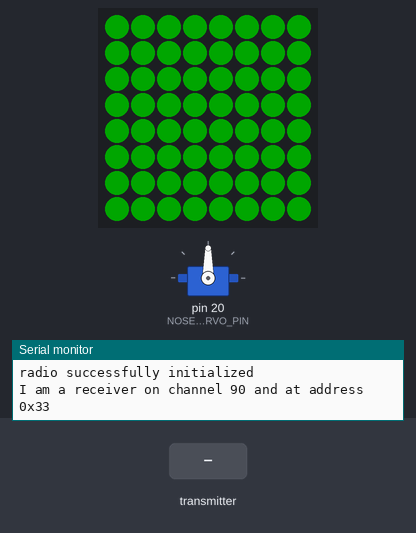
This sketch was run on a simulated Arduino Mega 2560, built with avr-gcc and run on an emulated ATmega2560. Shown: servo, 8×8 RGB LED matrix (first LED top left, wired row by row), the last lines printed to the serial monitor. Inputs (shaded band) come from the test bench. Dim RGB values are drawn brighter than linear; no radio packets arrive unless stated.

Above: at 0.1 s.
1.8 s: the transmitter starts sending stateNumber = 1
At 2.3 s:
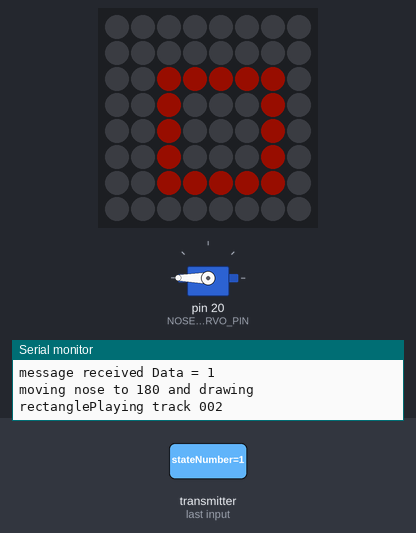
Timing chart, 0 to 4.8 s (numbered marks = the images above; inputs shaded):
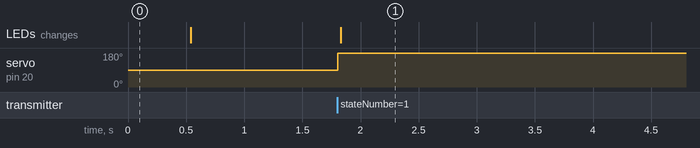

Measured:
- after the input at 1.8 s, servo on pin 20 (NOSE_SERVO_PIN): 90° → 180° at once; the LEDs: change at once (image 1)

The sketch:

rf24PerformingRobotsTemplate_2025.ino
```cpp
/*
   Using the nRF24L01 radio module to communicate
   between two Arduinos with much increased reliability following
   various tutorials, conversations, and studying the nRF24L01 datasheet
   and the library reference.

   Transmitter is
   https://github.com/michaelshiloh/resourcesForClasses/tree/master/kicad/Arduino_Shield_RC_Controller

  Receiver is
  https://github.com/michaelshiloh/resourcesForClasses/blob/master/kicad/nRF_servo_Mega

   This file contains code for both transmitter and receiver.
   Transmitter at the top, receiver at the bottom.
   One of them is commented out, so you need to comment in or out
   the correct section. You don't need to make changes to this
   part of the code, just to comment in or out depending on
   whether you are programming your transmitter or receiver

   You need to set the correct address for your robot.

   Search for the phrase CHANGEHERE to see where to
   comment or uncomment or make changes.

   These sketches require the RF24 library by TMRh20
   Documentation here: https://nrf24.github.io/RF24/index.html

   change log

   11 Oct 2023 - ms - initial entry based on
                  rf24PerformingRobotsTemplate
   26 Oct 2023 - ms - revised for new board: nRF_Servo_Mega rev 2
   28 Oct 2023 - ms - add demo of NeoMatrix, servo, and Music Maker Shield
	 20 Nov 2023 - as - fixed the bug which allowed counting beyond the limits
   22 Nov 2023 - ms - display radio custom address byte and channel
   12 Nov 2024 - ms - changed names for channel and address allocation for Fall 2024
   31 Oct 2025 - ms - changed names for channel and address allocation for Fall 2024
                    - listed pin numbers for servo/NeoPixel connections
                      https://github.com/michaelshiloh/resourcesForClasses/blob/master/kicad/nRF_servo_Mega
                      https://github.com/michaelshiloh/resourcesForClasses/blob/master/kicad/nRFControlPanel
   16 Nov 2025 - ms - Check correct pin numbers depending on transmitter or receiver
                    - Example of gradual servo motor movement
*/


// Common code
//

// Common pin usage
// Note there are additional pins unique to transmitter or receiver
//

// nRF24L01 uses SPI which is fixed
// on pins 11, 12, and 13 on the Uno
// and on pins 50, 51, and 52 on the Mega

// It also requires two other signals
// (CE = Chip Enable, CSN = Chip Select Not)
// Which can be any pins:

// CHANGEHERE
// For the transmitter
// const int NRF_CE_PIN = A4, NRF_CSN_PIN = A5;

// CHANGEHERE
// for the receiver
const int NRF_CE_PIN = 46, NRF_CSN_PIN = 48;

// nRF 24L01 pin   name
//          1      GND
//          2      3.3V
//          3      CE
//          4      CSN
//          5      SCLK
//          6      MOSI/COPI
//          7      MISO/CIPO

#include <SPI.h>
#include <nRF24L01.h>
#include <RF24.h>
RF24 radio(NRF_CE_PIN, NRF_CSN_PIN);  // CE, CSN

//#include <printf.h>  // for debugging

// See note in rf24Handshaking about address selection
//

// Channel and address allocation:
// Torico and Sarah: Channel 30, addr = 0x76
// Sudiksha and Aysha: Channel 40, addr = 0x73
// Mariam and Joy:  Channel 50, addr = 0x7C
// Ghadir and Mustafa: Channel 60, addr = 0xC6
// Clara and Jiho:  Channel 70, addr = 0xC3
// Victor and Meera: Channel 80, addr = 0xCC
// Ali and Hari: Channel 90, addr = 0x33

// CHANGEHERE
const int CUSTOM_CHANNEL_NUMBER = 90;   // change as per the above assignment
const byte CUSTOM_ADDRESS_BYTE = 0x33;  // change as per the above assignment

// Do not make changes here
const byte xmtrAddress[] = { CUSTOM_ADDRESS_BYTE, CUSTOM_ADDRESS_BYTE, 0xC7, 0xE6, 0xCC };
const byte rcvrAddress[] = { CUSTOM_ADDRESS_BYTE, CUSTOM_ADDRESS_BYTE, 0xC7, 0xE6, 0x66 };

const int RF24_POWER_LEVEL = RF24_PA_LOW;

// global variables
uint8_t pipeNum;
unsigned int totalTransmitFailures = 0;

struct DataStruct {
  uint8_t stateNumber;
};
DataStruct data;

void setupRF24Common() {

  // RF24 setup
  if (!radio.begin()) {
    Serial.println(F("radio  initialization failed"));
    while (1)
      ;
  } else {
    Serial.println(F("radio successfully initialized"));
  }

  radio.setDataRate(RF24_250KBPS);
  radio.setChannel(CUSTOM_CHANNEL_NUMBER);
  radio.setPALevel(RF24_POWER_LEVEL);
}

// CHANGEHERE
/*
// Transmitter code

// Transmitter pin usage
const int LCD_RS_PIN = 3, LCD_EN_PIN = 2, LCD_D4_PIN = 4, LCD_D5_PIN = 5, LCD_D6_PIN = 6, LCD_D7_PIN = 7;
const int SW1_PIN = 8, SW2_PIN = 9, SW3_PIN = 10, SW4_PIN = A3, SW5_PIN = A2;

// LCD library code
#include <LiquidCrystal.h>

// initialize the library with the relevant pins
LiquidCrystal lcd(LCD_RS_PIN, LCD_EN_PIN, LCD_D4_PIN, LCD_D5_PIN, LCD_D6_PIN, LCD_D7_PIN);


const int NUM_OF_STATES = 6;
char* theStates[] = { "0 robot wakes",
                      "1 robot hello",
                      "2 robot explains",
                      "3 robot pleads",
                      "4 robot weeps",
                      "5 robot goodbye" };

void updateLCD() {

  lcd.clear();
  lcd.print(theStates[data.stateNumber]);
  lcd.setCursor(0, 1);  // column, line (from 0)
  lcd.print("not transmitted yet");
}

void countDown() {
  data.stateNumber = (data.stateNumber > 0) ? (data.stateNumber - 1) : 0;
  updateLCD();
}

void countUp() {
  if (++data.stateNumber >= NUM_OF_STATES) {
    data.stateNumber = NUM_OF_STATES - 1;
  }
  updateLCD();
}


void spare1() {}
void spare2() {}

void rf24SendData() {

  radio.stopListening();  // go into transmit mode
  // The write() function will block
  // until the message is successfully acknowledged by the receiver
  // or the timeout/retransmit maxima are reached.
  // Returns 1 if write succeeds
  // Returns 0 if errors occurred (timeout or FAILURE_HANDLING fails)
  int retval = radio.write(&data, sizeof(data));

  lcd.clear();
  lcd.setCursor(0, 0);  // column, line (from 0)
  lcd.print("transmitting");
  lcd.setCursor(14, 0);  // column, line (from 0)
  lcd.print(data.stateNumber);

  Serial.print(F(" ... "));
  if (retval) {
    Serial.println(F("success"));
    lcd.setCursor(0, 1);  // column, line (from 0)
    lcd.print("success");
  } else {
    totalTransmitFailures++;
    Serial.print(F("failure, total failures = "));
    Serial.println(totalTransmitFailures);

    lcd.setCursor(0, 1);  // column, line (from 0)
    lcd.print("error, total=");
    lcd.setCursor(13, 1);  // column, line (from 0)
    lcd.print(totalTransmitFailures);
  }
}

class Button {
  int pinNumber;
  bool previousState;
  void (*buttonFunction)();
public:

  // Constructor
  Button(int pn, void* bf) {
    pinNumber = pn;
    buttonFunction = bf;
    previousState = 1;
  }

  // update the button
  void update() {
    bool currentState = digitalRead(pinNumber);
    if (currentState == LOW && previousState == HIGH) {
      Serial.print("button on pin ");
      Serial.print(pinNumber);
      Serial.println();
      buttonFunction();
    }
    previousState = currentState;
  }
};

const int NUMBUTTONS = 5;
Button theButtons[] = {
  Button(SW1_PIN, countDown),
  Button(SW2_PIN, rf24SendData),
  Button(SW3_PIN, countUp),
  Button(SW4_PIN, spare1),
  Button(SW5_PIN, spare2),
};

void setupRF24() {

  // Check whether the correct pins are assigned
  if ( NRF_CE_PIN != A4 || NRF_CSN_PIN != A5)
  {
    Serial.println(F("The wrong NRF_CE_PIN and NRF_CSN_PIN pins are defined for a transmitter"));
    while (1);
  }

  setupRF24Common();

  // Set us as a transmitter
  radio.openWritingPipe(xmtrAddress);
  radio.openReadingPipe(1, rcvrAddress);

  // radio.printPrettyDetails();
  Serial.println(F("I am a transmitter"));

  data.stateNumber = 0;
}

void setup() {
  Serial.begin(9600);
  Serial.println(F("Setting up LCD"));

  // set up the LCD's number of columns and rows:
  lcd.begin(16, 2);
  lcd.clear();
  // Print a message to the LCD.
  lcd.print("Radio setup");

  // Display the address in hex
  lcd.setCursor(0, 1);
  lcd.print("addr 0x");
  lcd.setCursor(7, 1);
  char s[5];
  sprintf(s, "%02x", CUSTOM_ADDRESS_BYTE);
  lcd.print(s);

  // Display the channel number
  lcd.setCursor(10, 1);
  lcd.print("ch");
  lcd.setCursor(13, 1);
  lcd.print(CUSTOM_CHANNEL_NUMBER);

  Serial.println(F("Setting up radio"));
  setupRF24();

  // If setupRF24 returned then the radio is set up
  lcd.setCursor(0, 0);
  lcd.print("Radio OK state=");
  lcd.print(theStates[data.stateNumber]);

  // Initialize the switches
  pinMode(SW1_PIN, INPUT_PULLUP);
  pinMode(SW2_PIN, INPUT_PULLUP);
  pinMode(SW3_PIN, INPUT_PULLUP);
  pinMode(SW4_PIN, INPUT_PULLUP);
  pinMode(SW5_PIN, INPUT_PULLUP);
}


void loop() {
  for (int i = 0; i < NUMBUTTONS; i++) {
    theButtons[i].update();
  }
  delay(50);  // for testing
}


void clearData() {
  // set all fields to 0
  data.stateNumber = 0;
}

// End of transmitter code
// CHANGEHERE
*/

// Receiver Code
// CHANGEHERE

// Additional libraries for music maker shield
//#include <Adafruit_VS1053.h>
#include <SD.h>

// Servo library
#include <Servo.h>

// Additional libraries for graphics on the Neo Pixel Matrix
#include <Adafruit_NeoPixel.h>
#include <Adafruit_GFX.h>
#include <Adafruit_NeoMatrix.h>
#ifndef PSTR
#define PSTR  // Make Arduino Due happy
#endif

// Additional pin usage for receiver

// Adafruit music maker shield
#define SHIELD_RESET -1  // VS1053 reset pin (unused!)
#define SHIELD_CS 7      // VS1053 chip select pin (output)
#define SHIELD_DCS 6     // VS1053 Data/command select pin (output)
#define CARDCS 4         // Card chip select pin
// DREQ should be an Int pin, see http://arduino.cc/en/Reference/attachInterrupt
#define DREQ 3  // VS1053 Data request, ideally an Interrupt pin
//Adafruit_VS1053_FilePlayer musicPlayer = Adafruit_VS1053_FilePlayer(SHIELD_RESET, SHIELD_CS, SHIELD_DCS, DREQ, CARDCS);

// Connectors for NeoPixels and Servo Motors are labeled
// on the circuit board
// and use pins 16, 17, 18, 19, 20, and 21

// Servo motors
const int NOSE_SERVO_PIN = 20;
//const int ANTENNA_SERVO_PIN = 16;
//const int TAIL_SERVO_PIN = 17;
//const int GRABBER_SERVO_PIN = 18;

// Neopixel
const int NEOPIXELPIN = 19;
const int NUMPIXELS = 64;
//#define NEOPIXELPIN 18
//#define NUMPIXELS 64  // change to fit
//Adafruit_NeoPixel pixels(NUMPIXELS, NEOPIXELPIN, NEO_GRB + NEO_KHZ800);
Adafruit_NeoMatrix matrix = Adafruit_NeoMatrix(8, 8, NEOPIXELPIN,
                                               NEO_MATRIX_TOP + NEO_MATRIX_RIGHT + NEO_MATRIX_COLUMNS + NEO_MATRIX_PROGRESSIVE,
                                               NEO_GRB + NEO_KHZ800);

Servo nose;  // change names to describe what's moving
Servo antenna;
Servo tail;
Servo grabber;
Servo disk;

// change as per your robot
const int NOSE_WRINKLE = 45;
const int NOSE_TWEAK = 90;
const int TAIL_ANGRY = 0;
const int TAIL_HAPPY = 180;
const int GRABBER_RELAX = 0;
const int GRABBER_GRAB = 180;

void setup() {
  Serial.begin(9600);
  // printf_begin();

  // Set up all the attached hardware
//  setupMusicMakerShield();
  setupServoMotors();
  setupNeoPixels();

  setupRF24();

  // Brief flash to show we're done with setup()
  flashNeoPixels();
}

void setupRF24() {

  // Check whether the correct pins are assigned
  if (NRF_CE_PIN != 46 || NRF_CSN_PIN != 48) {
    Serial.println(F("The wrong NRF_CE_PIN and NRF_CSN_PIN pins are defined for a receiver"));
    while (1)
      ;
  }

  setupRF24Common();

  // Set us as a receiver
  radio.openWritingPipe(rcvrAddress);
  radio.openReadingPipe(1, xmtrAddress);

  // radio.printPrettyDetails();
  Serial.print(F("I am a receiver on channel "));
  Serial.print(CUSTOM_CHANNEL_NUMBER);
  Serial.print(" and at address 0x");
  Serial.print(CUSTOM_ADDRESS_BYTE, HEX);
  Serial.println("");
}
/*
void setupMusicMakerShield() {
  if (!musicPlayer.begin()) {  // initialise the music player
    Serial.println(F("Couldn't find VS1053, do you have the right pins defined?"));
    while (1)
      ;
  }
  Serial.println(F("VS1053 found"));

  if (!SD.begin(CARDCS)) {
    Serial.println(F("SD card failed or not present"));
    while (1)
      ;  // don't do anything more
  }

  // Set volume for left, right channels. lower numbers == louder volume!
  musicPlayer.setVolume(20, 20);

  // Timer interrupts are not suggested, better to use DREQ interrupt!
  //musicPlayer.useInterrupt(VS1053_FILEPLAYER_TIMER0_INT); // timer int

  // If DREQ is on an interrupt pin (on uno, #2 or #3) we can do background
  // audio playing
  musicPlayer.useInterrupt(VS1053_FILEPLAYER_PIN_INT);  // DREQ int
}*/

void setupServoMotors() {
  nose.attach(NOSE_SERVO_PIN);
  nose.write(90);
  //  antenna.attach(ANTENNA_SERVO_PIN);
  //  tail.attach(TAIL_SERVO_PIN);
  //  grabber.attach(GRABBER_SERVO_PIN);
  //
  //  tail.write(TAIL_HAPPY);
}

void setupNeoPixels() {
  //  pixels.begin();
  //  pixels.clear();
  //  pixels.show();
  matrix.begin();
  matrix.setTextWrap(false);
  matrix.setBrightness(40);
  matrix.setTextColor(matrix.Color(200, 30, 40));
}

void flashNeoPixels() {

  // Using the Matrix library
  matrix.fillScreen(matrix.Color(0, 255, 0));
  matrix.show();
  delay(500);
  matrix.fillScreen(0);
  matrix.show();

  //  // all on
  //  for (int i = 0; i < NUMPIXELS; i++) {  // For each pixel...
  //    pixels.setPixelColor(i, pixels.Color(0, 100, 0));
  //  }
  //  pixels.show();
  //  delay(500);
  //
  //  // all off
  //  pixels.clear();
  //  pixels.show();
}

// this is just an example - change to suit your needs
int currentNoseAngle = 100;
int noseStepSize = 5;

void loop() {
  // If there is data, read it,
  // and do the needfull
  // Become a receiver
  radio.startListening();
  if (radio.available(&pipeNum)) {
    radio.read(&data, sizeof(data));
    Serial.print(F("message received Data = "));
    Serial.print(data.stateNumber);
    Serial.println();

    switch (data.stateNumber) {
      case 0:
        tail.write(TAIL_ANGRY);
        // play track 0
        // display something on LEDs
        break;
      case 1:
        Serial.print(F("moving nose to 180 and drawing rectangle"));

        // this moves the nose slowly
        while (currentNoseAngle != 180) {

          // if it's bigger, then reduce the angle
          if (currentNoseAngle > 180) {
            currentNoseAngle -= noseStepSize;
          } else {  // if it's not bigger it must be smaller
                    // so increase the angle
            currentNoseAngle += noseStepSize;
          }

          // check to see if we are within the step size
          if (abs(currentNoseAngle - 180) < noseStepSize) {
            // if so, just put us there
            currentNoseAngle = 180;
          }

          // finally, actually write to the servo motor
          nose.write(currentNoseAngle);
        }

        matrix.drawRect(2, 2, 5, 5, matrix.Color(200, 90, 30));
        matrix.show();

        Serial.println(F("Playing track 002"));
        //musicPlayer.startPlayingFile("/track002.mp3");

        break;
      case 2:
        Serial.println(F("moving nose to 30"));
        nose.write(30);

        matrix.drawRect(2, 2, 5, 5, matrix.Color(0, 200, 30));
        matrix.show();

        Serial.println(F("Playing track 001"));
        //musicPlayer.startPlayingFile("/track001.mp3");
        break;
      case 3:

        break;
      case 4:

        break;

      default:
        Serial.println(F("Invalid option"));
    }
  }
}  // end of loop()
// end of receiver code
// CHANGEHERE
```
